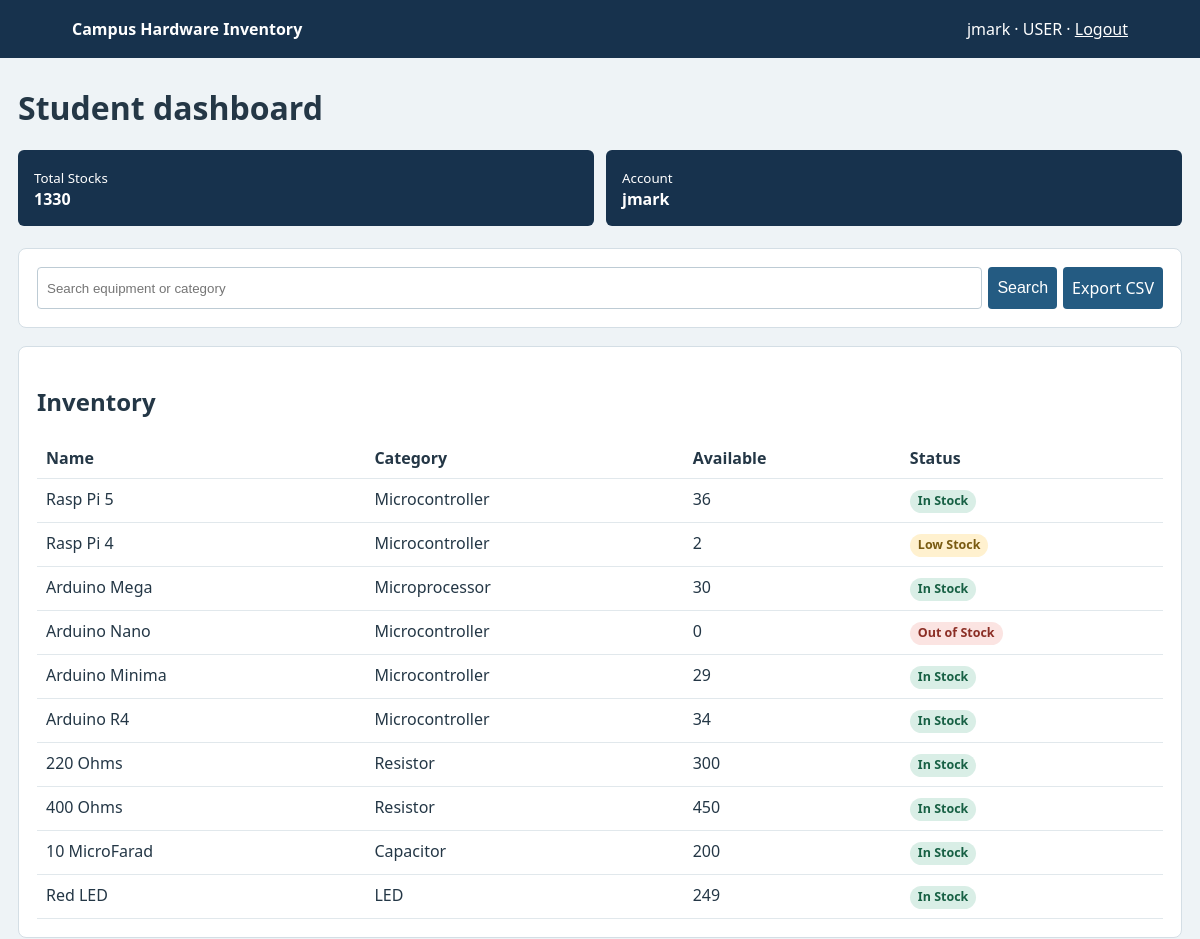
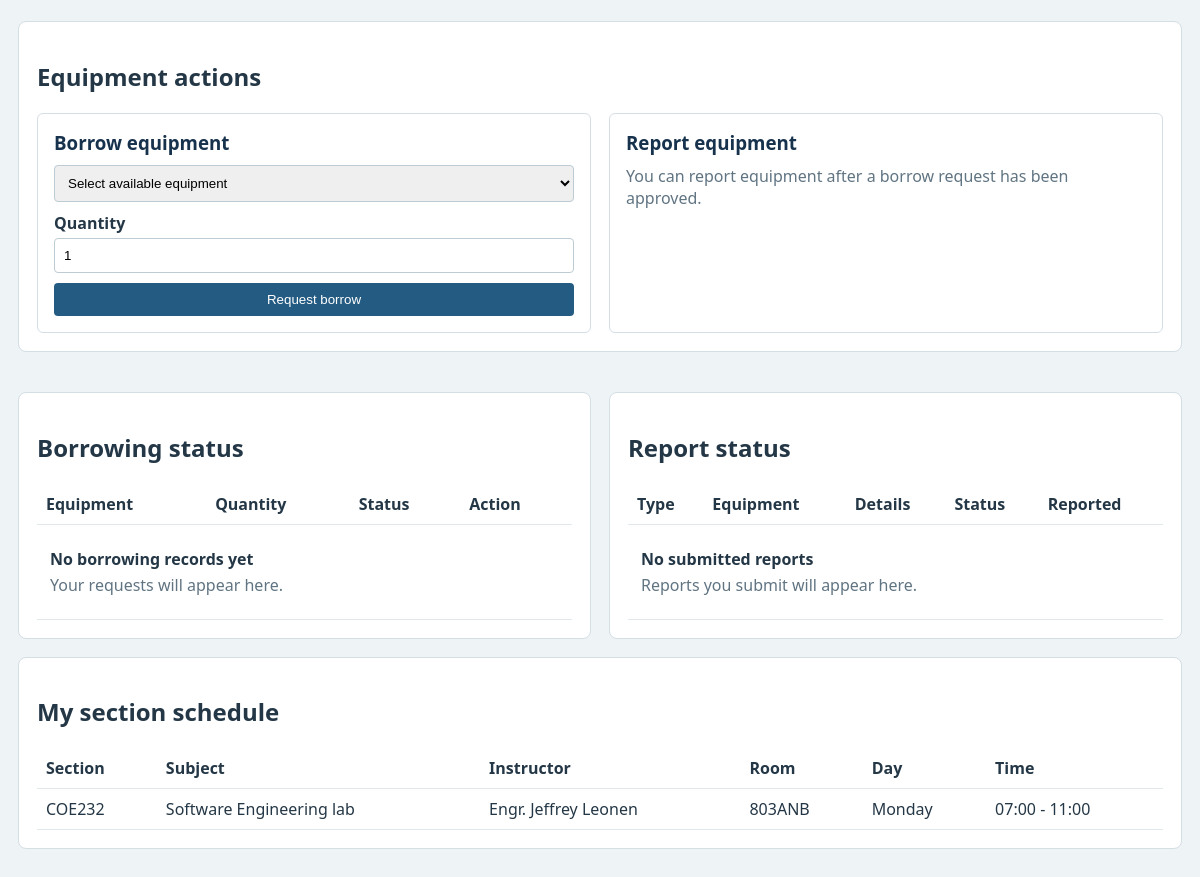
The app's page /dashboard (signed in) with its own data (2 pictures, top to bottom).
### tables this page shows
CREATE TABLE users (
                id INTEGER PRIMARY KEY AUTOINCREMENT,
                username TEXT UNIQUE NOT NULL,
                email TEXT UNIQUE NOT NULL,
                password_hash TEXT NOT NULL,
                failed_attempts INTEGER NOT NULL DEFAULT 0,
                lockout_until REAL NOT NULL DEFAULT 0
            , role TEXT NOT NULL DEFAULT 'USER', student_name TEXT NOT NULL DEFAULT '', student_number TEXT NOT NULL DEFAULT '', section TEXT NOT NULL DEFAULT '');

CREATE TABLE hardware (
                id INTEGER PRIMARY KEY AUTOINCREMENT,
                name TEXT UNIQUE NOT NULL,
                category TEXT NOT NULL,
                quantity INTEGER NOT NULL,
                unit_price REAL NOT NULL,
                status TEXT NOT NULL
            );

CREATE TABLE laboratory_schedules (
                id INTEGER PRIMARY KEY AUTOINCREMENT,
                section TEXT NOT NULL,
                subject TEXT NOT NULL,
                instructor TEXT NOT NULL,
                room TEXT NOT NULL,
                schedule_date TEXT NOT NULL,
                start_time TEXT NOT NULL,
                end_time TEXT NOT NULL,
                created_by TEXT NOT NULL,
                created_at REAL NOT NULL
            );

### app.py (the view, shortened to what this page needs)
@app.route("/dashboard")
@login_required
def dashboard():
    search = request.args.get("search", "").strip().lower()
    items = [item for item in tracker.fetch_all_items() if not search or search in item[1].lower() or search in item[2].lower()]
    all_items = tracker.fetch_all_items()
    profile = auth.get_user_profile(session["username"]) or {}
    data = {
        "items": items,
        "total_stocks": sum(item[3] for item in all_items),
        "total_price": tracker.get_total_inventory_value(),
        "profile": profile,
        "my_requests": tracker.get_user_borrow_requests_with_ids(session["username"]),
        "active_borrowed_items": tracker.get_user_active_borrowed_items(session["username"]),
        "user_reports": tracker.get_user_reports(session["username"]),
        "schedules": tracker.get_schedules(None if session["role"] == "ADMIN" else profile.get("section")),
    }
    return render_template("dashboard.html", search=search, **data)

### ACT 7.py (called while the page is built)
    def _connect(self):
        conn = sqlite3.connect(self.db_name, timeout=10)
        conn.execute("PRAGMA busy_timeout = 5000")
        return conn

    def get_user_profile(self, username):
        try:
            conn = self._connect()
            cursor = conn.cursor()
            cursor.execute(
                "SELECT username, email, role, student_name, student_number, section FROM users WHERE username = ?",
                (username,),
            )
            row = cursor.fetchone()
            conn.close()
            if row:
                return {
                    "username": row[0],
                    "email": row[1],
                    "role": row[2],
                    "student_name": row[3],
                    "student_number": row[4],
                    "section": row[5],
                }
            return None
        except sqlite3.OperationalError as exc:
            logger.error("Failed to fetch user profile for '%s': %s", username, exc)
            return None

    def fetch_all_items(self):
        try:
            conn = sqlite3.connect(self.db_name)
            cursor = conn.cursor()
            cursor.execute(
                "SELECT id AS item_id, name AS item_name, category, quantity, unit_price, status FROM hardware ORDER BY id"
            )
            rows = cursor.fetchall()
            conn.close()
            return rows
        except sqlite3.Error as exc:
            logger.error("Failed to fetch inventory records: %s", exc)
            return []

    def get_total_inventory_value(self):
        try:
            conn = sqlite3.connect(self.db_name)
            cursor = conn.cursor()
            cursor.execute("SELECT COALESCE(SUM(quantity * unit_price), 0) FROM hardware")
            total = cursor.fetchone()[0]
            conn.close()
            return float(total or 0)
        except sqlite3.Error as exc:
            logger.error("Failed to compute inventory value: %s", exc)
            return 0.0

### app.py (called while the page is built)
def login_required(view):
    @wraps(view)
    def wrapped(*args, **kwargs):
        if "username" not in session:
            flash("Please log in first.", "warning")
            return redirect(url_for("login"))
        return view(*args, **kwargs)
    return wrapped

### templates/dashboard.html (shortened to what this page needs)
{% extends "base.html" %}
{% block content %}
<h1>{{ 'Administrator dashboard' if session.role == 'ADMIN' else 'Student dashboard' }}</h1>
<div class="grid metrics-grid"><div class="metric"><small>Total Stocks</small><br><strong>{{ total_stocks }}</strong></div><div class="metric"><small>Account</small><br><strong>{{ profile.student_name or session.username }}</strong></div></div>
<section class="search-toolbar-section"><form method="get" class="inline search-form"><input name="search" value="{{ search }}" placeholder="Search equipment or category"><button>Search</button><a class="button-link" href="{{ url_for('export') }}">Export CSV</a></form></section>
<section><h2>Inventory</h2><table><tr><th>Name</th><th>Category</th><th>Available</th><th>Status</th></tr>{% for item in items %}<tr><td>{{ item[1] }}</td><td>{{ item[2] }}</td><td>{{ item[3] }}</td><td><span class="status-badge status-{{ item[5]|lower|replace(' ', '-') }}">{{ item[5] }}</span></td></tr>{% else %}<tr><td colspan="4"><div class="empty-state"><strong>No inventory records found</strong><span>Equipment added by an administrator will appear here.</span></div></td></tr>{% endfor %}</table></section>
{% if session.role == 'USER' %}<div class="user-records-row"><section class="user-record-section"><h2>Borrowing status</h2><table><tr><th>Equipment</th><th>Quantity</th><th>Status</th><th>Action</th></tr>{% for row in my_requests %}<tr><td>{{ row[1] }}</td><td>{{ row[2] }}</td><td><span class="status-badge status-{{ row[3]|lower|replace('_', '-') }}">{{ row[3]|replace('_', ' ')|title }}</span></td><td>{% if row[3] == 'APPROVED' %}<form method="post" action="{{ url_for('return_request') }}"><input type="hidden" name="request_id" value="{{ row[0] }}"><button>Request return</button></form>{% endif %}</td></tr>{% else %}<tr><td colspan="4"><div class="empty-state"><strong>No borrowing records yet</strong><span>Your requests will appear here.</span></div></td></tr>{% endfor %}</table></section><section class="user-record-section"><h2>Report status</h2><table><tr><th>Type</th><th>Equipment</th><th>Details</th><th>Status</th><th>Reported</th></tr>{% for report in user_reports %}<tr><td>{{ report[0] }}</td><td>{{ report[1] }}</td><td>{{ report[2] }}</td><td><span class="status-badge status-{{ report[3]|lower }}">{{ report[3]|title }}</span></td><td>{{ report[4]|activity_time }}</td></tr>{% else %}<tr><td colspan="5"><div class="empty-state"><strong>No submitted reports</strong><span>Reports you submit will appear here.</span></div></td></tr>{% endfor %}</table></section></div>{% endif %}
{% if session.role == 'USER' %}<section class="user-actions-panel"><h2>Equipment actions</h2><div class="user-actions-grid"><form method="post" action="{{ url_for('borrow') }}" class="action-form"><h3>Borrow equipment</h3><select name="item_id" required><option value="">Select available equipment</option>{% for item in items if item[3] > 0 %}<option value="{{ item[0] }}">{{ item[1] }} ({{ item[3] }} available)</option>{% endfor %}</select><label>Quantity<input name="quantity" type="number" min="1" value="1" required></label><button>Request borrow</button></form><div class="action-form"><h3>Report equipment</h3>{% if active_borrowed_items %}<form method="post" action="{{ url_for('report') }}" class="grid"><select name="report_type" required><option value="">Report type</option><option value="Broken">Broken</option><option value="Missing">Missing</option></select><select name="item_id" required><option value="">Select currently borrowed equipment</option>{% for item in active_borrowed_items %}<option value="{{ item[0] }}">{{ item[1] }} ({{ item[2] }} borrowed)</option>{% endfor %}</select><input name="details" placeholder="Describe the issue" required><button>Submit report</button></form>{% else %}<p class="action-note">You can report equipment after a borrow request has been approved.</p>{% endif %}</div></div></section>{% endif %}
<section><h2>{{ 'All laboratory schedules' if session.role == 'ADMIN' else 'My section schedule' }}</h2><table><tr><th>Section</th><th>Subject</th><th>Instructor</th><th>Room</th><th>Day</th><th>Time</th></tr>{% for row in schedules %}<tr><td>{{ row[1] }}</td><td>{{ row[2] }}</td><td>{{ row[3] }}</td><td>{{ row[4] }}</td><td>{{ row[5] }}</td><td>{{ row[6] }} - {{ row[7] }}</td></tr>{% else %}<tr><td colspan="7"><div class="empty-state"><strong>No laboratory schedules</strong><span>Schedules will appear here when they are added.</span></div></td>{% endfor %}</table></section>
{% endblock %}

### templates/base.html (shortened to what this page needs)
<!doctype html>
<html lang="en">
<head>
  <link rel="stylesheet" href="{{ url_for('styles') }}">
</head>
<body>
<header><strong>Campus Hardware Inventory</strong>{% if session.username %}<span>{{ session.username }} · {{ session.role }} · <a href="{{ url_for('logout') }}">Logout</a></span>{% endif %}</header>
<main>
{% block content %}{% endblock %}
</main>
</body>
</html>

### records on screen
users: username "jmark", role "USER", student_name "jmark"
hardware: name "Rasp Pi 5", category "Microcontroller", quantity "36", status "In Stock"
hardware: name "Rasp Pi 4", category "Microcontroller", quantity "2", status "Low Stock"
hardware: name "Arduino Mega", category "Microprocessor", quantity "30", status "In Stock"
hardware: name "Arduino Nano", category "Microcontroller", quantity "0", status "Out of Stock"
hardware: name "Arduino Minima", category "Microcontroller", quantity "29", status "In Stock"
hardware: name "Arduino R4", category "Microcontroller", quantity "34", status "In Stock"
hardware: name "220 Ohms", category "Resistor", quantity "300", status "In Stock"
hardware: name "400 Ohms", category "Resistor", quantity "450", status "In Stock"
hardware: name "10 MicroFarad", category "Capacitor", quantity "200", status "In Stock"
hardware: name "Red LED", category "LED", quantity "249", status "In Stock"
laboratory_schedules: section "COE232", subject "Software Engineering lab", instructor "Engr. Jeffrey Leonen", room "803ANB", schedule_date "Monday", start_time "07:00", end_time "11:00"

### other values on screen
{{ total_stocks }} "1330"
